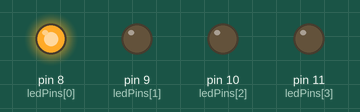
Simulated run of this sketch. Board: Arduino Uno, built with avr-gcc and run on an emulated ATmega328P. Shown: output pins drawn as LEDs (lit = HIGH).

Above: at 0.06 s.
At 0.42 s:
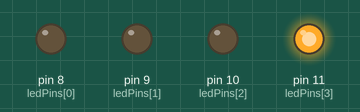
At 1.26 s:
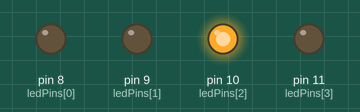
At 2.82 s:
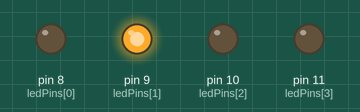
Timing chart, 0 to 3.1 s (numbered marks = the images above):
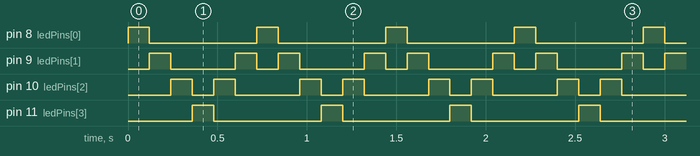

The sketch:

06_knight_rider.ino
```cpp
/*
  06 - Knight Rider (Back and Forth)
  The light sweeps across the LEDs and then comes back,
  like the scanner on a certain talking car.

  Wiring (each LED has its own 220 ohm resistor):
    Pins 8, 9, 10, 11 -> resistor -> LED (+), LED (-) -> GND
*/

const int NUM_LEDS = 4;
const int ledPins[NUM_LEDS] = {8, 9, 10, 11};
const int SPEED = 120;

void setup() {
  for (int i = 0; i < NUM_LEDS; i++) {
    pinMode(ledPins[i], OUTPUT);
  }
}

void loop() {
  // Forward: first LED to last LED
  for (int i = 0; i < NUM_LEDS; i++) {
    digitalWrite(ledPins[i], HIGH);
    delay(SPEED);
    digitalWrite(ledPins[i], LOW);
  }

  // Backward: second-to-last LED back to the second LED
  // (skipping the ends so they don't flash twice in a row)
  for (int i = NUM_LEDS - 2; i > 0; i--) {
    digitalWrite(ledPins[i], HIGH);
    delay(SPEED);
    digitalWrite(ledPins[i], LOW);
  }
}
```

Measured:
- by itself, pin 8 (ledPins[0]), pin 11 (ledPins[3]): alternates HIGH for 0.12 s and LOW for 0.60 s
- by itself, pin 9 (ledPins[1]): repeats every 0.72 s: LOW 0.36 s, HIGH 0.12 s, LOW 0.12 s, HIGH 0.12 s
- by itself, pin 10 (ledPins[2]): repeats every 0.72 s: LOW 0.12 s, HIGH 0.12 s, LOW 0.36 s, HIGH 0.12 s
